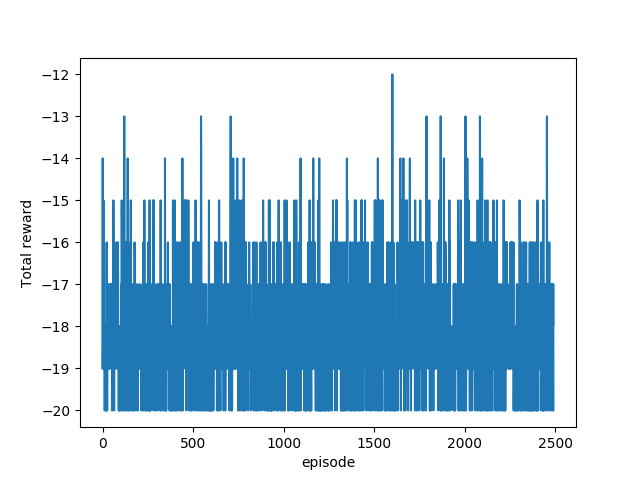

Python code for this plot:

import tensorflow as tf
import cv2
import pong_game as game
import random
import numpy as np

import matplotlib.pyplot as plt

# Game name.
GAME = 'Pong'

# Number of valid actions.
ACTIONS = 3

# Decay rate of past observations.
GAMMA = 0.99 

# Timesteps to observe before training.
OBSERVE = 100.

# Frames over which to anneal epsilon.
EXPLORE = 500000.

# Final value of epsilon.
FINAL_EPSILON = 0.05 

# Starting value of epsilon.
INITIAL_EPSILON = 1.0 

# Size of minibatch.
BATCH = 32 

# Only select an action every Kth frame, repeat the same action for other frames.
K = 2

# Learning rate.
lr = 1e-6



def discount_rewards(r):
    """ take 1D float array of rewards and compute discounted reward. 
	Args: 1D float array of rewards.
	Returns: an array with discounted rewards. 
    """
    discounted_r =np.zeros_like(r)
    running_add = 0
    for t in reversed(range(0, len(r))):
        running_add = running_add * GAMMA + r[t]

        discounted_r[t] = running_add

    discounted_r.dtype='float'


    discounted_r -= np.mean(discounted_r)
    discounted_r /= np.std(discounted_r)


   

    return discounted_r


def weight_variable(shape):
	""" Initializa the weight variable."""
	initial = tf.truncated_normal(shape, stddev = 0.01)

	return tf.Variable(initial)

def bias_variable(shape):
	""" Initializa the bias variable."""
	initial = tf.constant(0.01, shape = shape)
	return tf.Variable(initial)

def conv2d(x, W, stride):
	""" Define a convolutional layer."""
	return tf.nn.conv2d(x, W, strides = [1, stride, stride, 1], padding = "SAME")

def max_pool_2x2(x):
	""" Define a maxpooling layer."""
	return tf.nn.max_pool(x, ksize = [1, 2, 2, 1], strides = [1, 2, 2, 1], padding = "SAME")

def createNetwork():
	""" Create a convolutional network for estimating the Q value.
	Args:
	Returns:
		s: Input layer.
		readout: Output layer.
	"""
	
	# Initialize the network weights and biases.
	W_conv1 = weight_variable([8, 8, 4, 32])
	b_conv1 = bias_variable([32])

	W_conv2 = weight_variable([4, 4, 32, 64])
	b_conv2 = bias_variable([64])

	W_conv3 = weight_variable([3, 3, 64, 64])
	b_conv3 = bias_variable([64])

	W_fc1 = weight_variable([1600, 512])
	b_fc1 = bias_variable([512])

	W_fc2 = weight_variable([512, ACTIONS])
	b_fc2 = bias_variable([ACTIONS])

	# Input layer.
	s = tf.placeholder("float", [None, 80, 80, 4])

	# Hidden layers.
	h_conv1 = tf.nn.relu(conv2d(s, W_conv1, 4) + b_conv1)
	h_pool1 = max_pool_2x2(h_conv1)
	h_conv2 = tf.nn.relu(conv2d(h_pool1, W_conv2, 2) + b_conv2)
	h_conv3 = tf.nn.relu(conv2d(h_conv2, W_conv3, 1) + b_conv3)
	h_conv3_flat = tf.reshape(h_conv3, [-1, 1600])
	h_fc1 = tf.nn.relu(tf.matmul(h_conv3_flat, W_fc1) + b_fc1)

	# Output layer
	readout = tf.nn.softmax(tf.matmul(h_fc1, W_fc2) + b_fc2)

	return s, readout


def compute_cost(readout,action_holder,reward_holder):
	""" Compute the cost. This is the weighted sum of the probability of the taken actions
	with the associated discounted reward. 
	Args:
		readout: the prob distribution over actions
		action_holder: the taken actions
		reward_holder: discounted rewards
	Returns:
		loss
	"""

	zero = tf.constant(0, dtype=tf.float32)
	where = tf.not_equal(action_holder, zero)
	a_indices = tf.where(where)
	print(a_indices.get_shape())




	prob =tf.gather_nd(params=readout, indices=a_indices)
	loss = tf.reduce_mean(-(tf.log(prob) * reward_holder))



	return loss



class agent():
	"""Artficial agent to be trained."""

	def __init__(self, s, readout):
		# Current state of the agent.
		self.state_in = s

		# Output Layer of the network.
		self.readout = readout

		# Chosen action with the maximum reward
		self.chosen_action = tf.argmax(readout, 1)

		# Placeholders for the reward.
		self.reward_holder = tf.placeholder(shape=[None], dtype=tf.float32)

		# Placeholders for the action.
		self.action_holder = tf.placeholder(shape=[None, 3], dtype=tf.int32)
		
		# Compute the Loss.
		action_holder = tf.cast(self.action_holder,dtype=tf.float32)

		# compute the loss
		self.loss = compute_cost(readout,action_holder,self.reward_holder)

		# Prepare a placeholder for the gradients.
		tvars = tf.trainable_variables()
		self.gradient_holders = []

		for idx,var in enumerate(tvars):
			placeholder = tf.placeholder(tf.float32, name=str(idx) + '_holder')
			self.gradient_holders.append(placeholder)

		# Obtain the gradients.
		self.gradients = tf.gradients(self.loss, tvars)

		# Optimizer.
		optimizer = tf.train.AdamOptimizer(learning_rate = lr)

		# Perform one update step.
		self.update_batch = optimizer.apply_gradients(zip(self.gradient_holders, tvars))


def get_action_index(readout_t,epsilon,t):
	""" Choose an action epsilon-greedily.
	Details:
		choose an action randomly in case:
		(1) of the observation phase (t<OBSERVE)
		(2) it is dictated by the epsilon-greedy strategy 
		otherwise, choose the action with the highest Q-value
	Args:
		readout_t: a vector with the Q-value associated with every action.
		epsilon: tempreture variable for exploration-exploitation.
		t: current number of iterations.
	Returns:
		index: the index of the action to be taken next.

	"""
	pos=np.random.random(size=1)
	c=np.ndarray.tolist(readout_t)




	if(pos>epsilon and t>OBSERVE):
		action_index = np.random.choice(len(readout_t),1, c)[0]
	else:
         action_index=np.random.randint(0,len(readout_t),1)[0]


	
	return action_index

def scale_down_epsilon(epsilon,t):
	""" Decrease epsilon after by ((INITIAL_EPSILON - FINAL_EPSILON) / EXPLORE )
	in case epsilon is larger than the desired final epsilon or we depassed
	the observation phase.
	Args:
		epsilon: the current value of epsilon.
		t: current number of iterations.
	Returns:
		the updated epsilon

	"""
	if (t > OBSERVE and t < OBSERVE + EXPLORE):
		epsilon = epsilon - ((INITIAL_EPSILON - FINAL_EPSILON)  / (EXPLORE))
	return epsilon


def run_selected_action(a_t,s_t,game_state):
	""" Run the selected action and return the next state and reward.
	Do not forget that state is composed of the 4 previous frames.
	Hint: check the initialization for the interface to the game simulator.
	Args:
		a_t: the current action.
		s_t: the current state.
		game_state: game state to communicate with emulator
	Returns:
		the next state
		the reward	
		terminal: indicating whether the episode terminated (output of the simulator)
	"""
	x_t, r_t, terminal = game_state.frame_step(a_t)

	x_t = cv2.cvtColor(cv2.resize(x_t, (80, 80)), cv2.COLOR_BGR2GRAY)
	ret, x_t = cv2.threshold(x_t, 1, 255, cv2.THRESH_BINARY)
	s_t1 = np.stack((x_t, s_t[:, :, 1], s_t[:, :, 2], s_t[:, :, 3]), axis=2)

	return s_t1,r_t,terminal


def trainNetwork(myAgent,sess):

	# Open up a game state to communicate with emulator.
	game_state = game.GameState()

	# Initialize the sate of the game.
	do_nothing = np.zeros(ACTIONS)
	do_nothing[0] = 1
	x_t, r_0, terminal = game_state.frame_step(do_nothing)
	x_t = cv2.cvtColor(cv2.resize(x_t, (80, 80)), cv2.COLOR_BGR2GRAY)
	ret, x_t = cv2.threshold(x_t, 1, 255, cv2.THRESH_BINARY)
	s_t = np.stack((x_t, x_t, x_t, x_t), axis = 2)

	# Initialize the episose history.
	ep_history = []

	# Initialize a saver.
	saver = tf.train.Saver()

	# Initialize all variables.
	sess.run(tf.initialize_all_variables())

	# Restore the checkpoints.
	checkpoint = tf.train.get_checkpoint_state("saved_networks_policy_gradient")
	if checkpoint and checkpoint.model_checkpoint_path:
		saver.restore(sess, checkpoint.model_checkpoint_path)
		print("Successfully loaded:", checkpoint.model_checkpoint_path)
	else:
		print("Could not find old network weights")

	# Initialize the grad_buffer.
	gradBuffer = sess.run(tf.trainable_variables())
	for ix,grad in enumerate(gradBuffer):
	    gradBuffer[ix] = grad * 0
	    

	# Initialize the epsilon value for the exploration phase.
	epsilon = INITIAL_EPSILON

	# Initialize the iteration counter.
	t = 0
	score=[]

	# For all episodes.
	while True:	

		# Choose an action epsilon-greedily.
		readout_t = myAgent.readout.eval(feed_dict = {myAgent.state_in : [s_t]})[0]
		action_index = get_action_index(readout_t,epsilon,t)
		a_t = np.zeros([ACTIONS])
		a_t[action_index] = 1

		# Scale down epsilon during the exploitation phase.
		epsilon = scale_down_epsilon(epsilon,t)


		for i in range(0, K):
			# Run the selected action and observe next state and reward.
			s_t1,r_t,terminal = run_selected_action(a_t,s_t,game_state)

			# Store the transition in the replay memory.
			ep_history.append([s_t, a_t, r_t, s_t1])
			if (terminal):
				score.append(game_state.bar1_pre - game_state.bar2_pre)

			if (terminal):
				break
			
		
		# If the episode is over
		if (terminal):
			
			s_j = [d[0] for d in ep_history]
			a_j = [d[1] for d in ep_history]
			r_j = [d[2] for d in ep_history]
			s_j1 = [d[3] for d in ep_history]

			# Compute the discounted reward
			r_j = discount_rewards(r_j)

			s_j = np.reshape(np.vstack(s_j), [-1, 80, 80, 4])

			feed_dict={myAgent.reward_holder:r_j, myAgent.action_holder: a_j, myAgent.state_in: s_j}

			grads = sess.run(myAgent.gradients, feed_dict = feed_dict)
 
			
			
			for idx,grad in enumerate(grads):
				gradBuffer[idx] += grad



			feed_dict= dictionary = dict(zip(myAgent.gradient_holders, gradBuffer))
			_ = sess.run(myAgent.update_batch, feed_dict = feed_dict)

			# Clean the grad buffer
			for ix,grad in enumerate(gradBuffer):
				gradBuffer[ix] = grad * 0

			ep_history = []


		# Update the state.
		s_t = s_t1

		# Update the number of iterations.
		t += 1

		# Save a checkpoint every 10000 iterations.
		if t % 10000 == 0:
			saver.save(sess, 'saved_networks_policy_gradient/' + GAME + '-dqn', global_step = t)
		if t % 2000000 == 0:
			plt.plot(np.arange(len(score)), score)
			plt.ylabel('Total reward')
			plt.xlabel('episode')
			plt.savefig("policy_gradient.png")
			plt.show()

		# Print info.		
		print("TIMESTEP", t, "/ EPSILON", epsilon, "/ ACTION", action_index, "/ REWARD", r_t, "/ Q_MAX %e" % np.max(readout_t))





def playGame():
	"""Paly the pong game"""

	# Start an active session.
	sess = tf.InteractiveSession()

	# Create the network.
	s, readout = createNetwork()

	# Create an agent 
	myAgent = agent(s, readout) 	

	# Train the Network.
	s, readout = trainNetwork(myAgent, sess)
	


def main():
	""" Main function """
	playGame()

if __name__ == "__main__":
	main()
